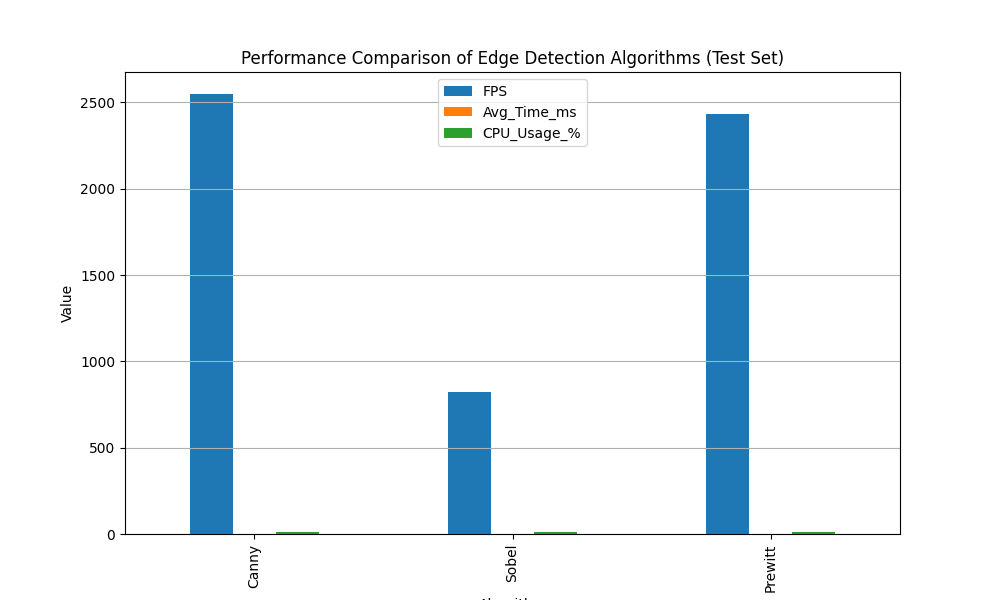
#> input picture performance_comparison.png, 1000 x 600 px
$ python -i Untitled-1.py   (imports and definitions only)   (older library calls are emulated)
#> lines starting #> are read from the running program, lines starting #| are printed output that depends on the picture; after the words box and inside, x2 and y2 are one past the last pixel; in counts of white or black regions, pixels touching at a corner belong together
#> further down, picture is the input picture: shape (600, 1000, 3); mean B, G, R 246, 241.8, 235.5
"""
REAL-TIME EDGE DETECTION USING CANNY ALGORITHM
Author: MD SALMAN SHA (G2215739)
Supervisor: Prof. Dr. Akram M Z M Khedher
Institution: International Islamic University Malaysia

This code implements and validates Canny, Sobel, and Prewitt edge detection
algorithms for real-time image and video processing.
"""

import cv2
import time
import numpy as np
import pandas as pd
import psutil
from datetime import datetime
from sklearn.metrics import accuracy_score, precision_score, recall_score
import matplotlib.pyplot as plt
import os

# ============================================================================
# PART 1: EDGE DETECTION ALGORITHMS
# ============================================================================

def canny_edge_detection(image, low_threshold=100, high_threshold=200):
    """
    Canny Edge Detection Algorithm
    Parameters:
    - low_threshold: 100 (optimal from threshold analysis)
    - high_threshold: 200 (optimal from threshold analysis)
    """
#> called with low_threshold = 100, high_threshold = 200
    gray = cv2.cvtColor(image, cv2.COLOR_BGR2GRAY) if len(image.shape) == 3 else image
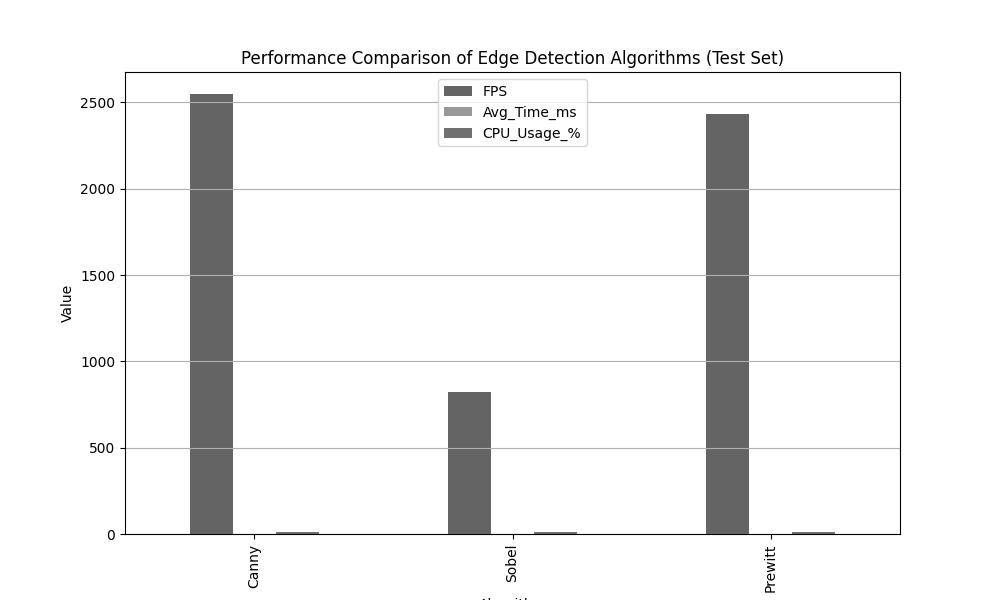
#> gray: shape (600, 1000); min 0, max 255, mean 240.4
    blurred = cv2.GaussianBlur(gray, (5, 5), 1.4)
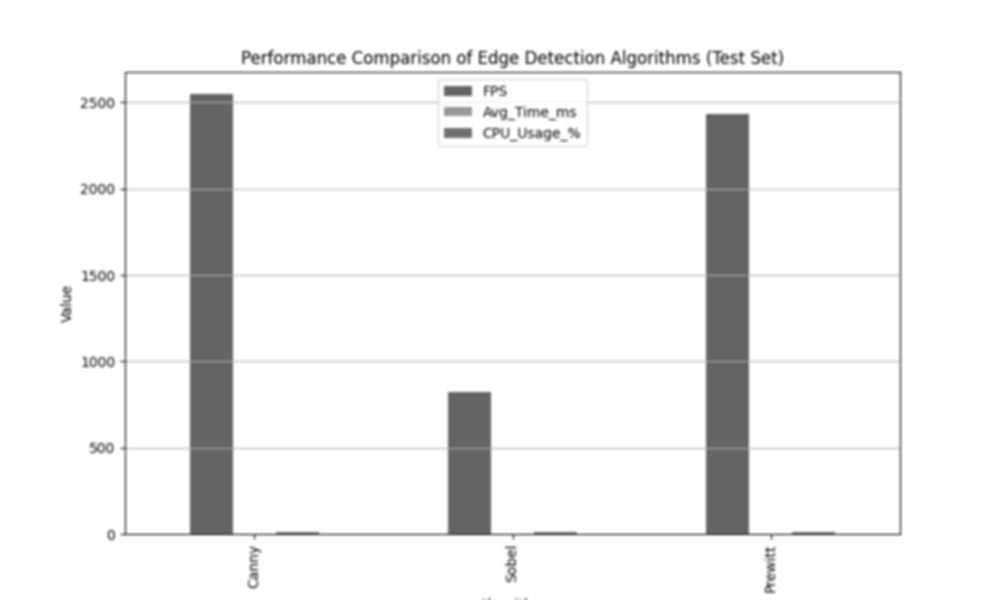
#> blurred: shape (600, 1000); min 87, max 255, mean 240.4
    edges = cv2.Canny(blurred, low_threshold, high_threshold)
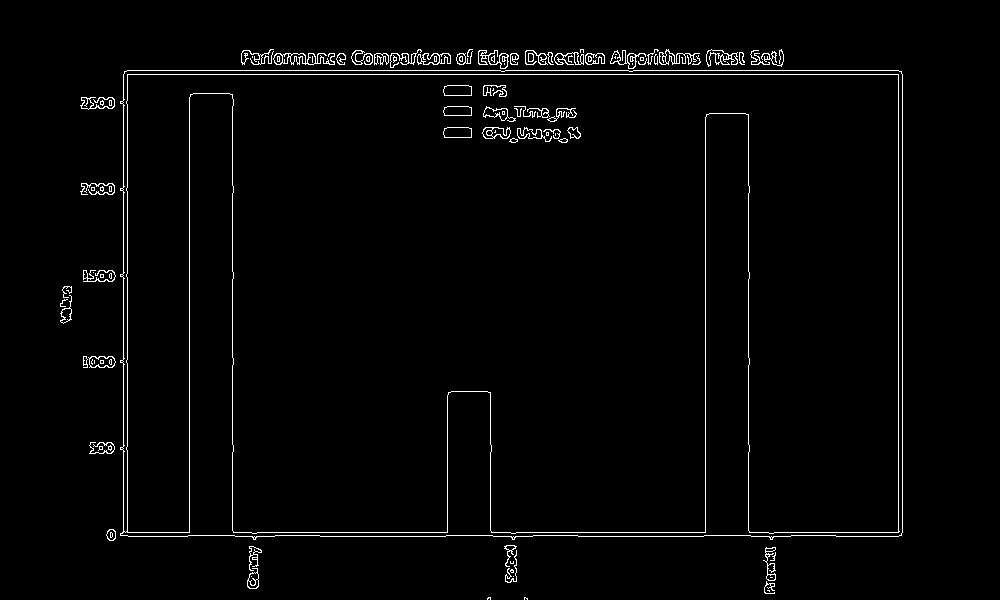
#> edges: shape (600, 1000); 2.1% white in thin lines or dots, all inside (x1, y1, x2, y2) = (60, 49, 903, 600)
    return edges


# [505 lines left out: functions sobel_edge_detection, prewitt_edge_detection, calculate_metrics, calculate_confusion_matrix, validate_static_images, validate_live_video and 4 more, not called in this run]


# ============================================================================
# RUN MAIN FUNCTION
# ============================================================================

# [2 lines not run here, left out]

>>> import cv2
>>> picture = cv2.imread('performance_comparison.png')
>>> result = canny_edge_detection(picture)
